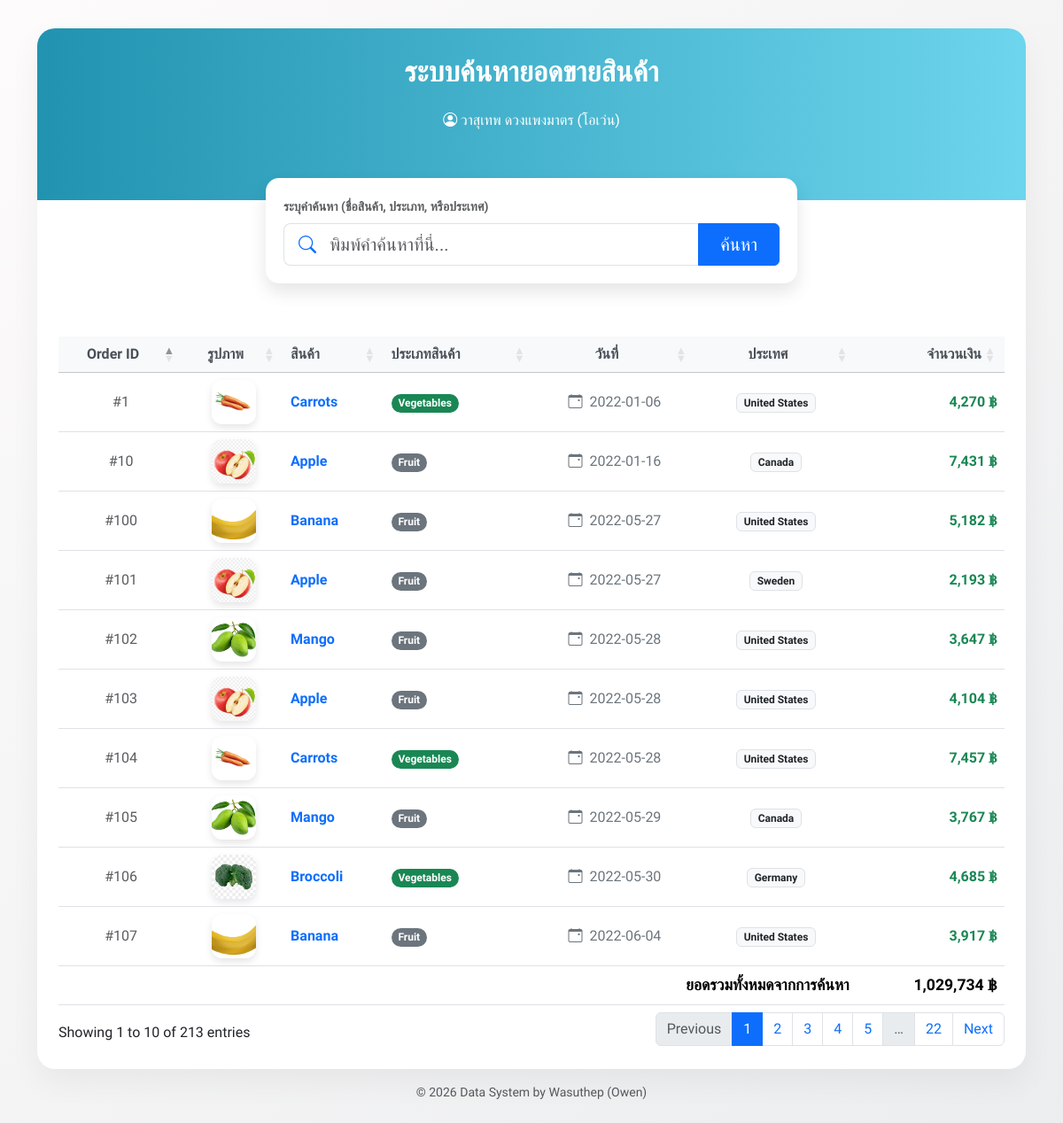
The app's page /c_part2.php with its own data.
### tables this page shows
CREATE TABLE `popsupermarket` (
  `p_order_id` int(11) NOT NULL,
  `p_product_name` varchar(100) NOT NULL,
  `p_category` varchar(100) NOT NULL,
  `p_date` date NOT NULL,
  `p_country` varchar(100) NOT NULL,
  `p_amount` int(9) NOT NULL
);

### c_part2.php (the view, shortened to what this page needs)
<!doctype html>
<html lang="th">
<head>
    <link href="https://cdn.jsdelivr.net/npm/bootstrap@5.3.2/dist/css/bootstrap.min.css" rel="stylesheet">
    <link href="https://cdn.datatables.net/1.13.7/css/dataTables.bootstrap5.min.css" rel="stylesheet">
    <link rel="stylesheet" href="https://cdn.jsdelivr.net/npm/bootstrap-icons@1.11.3/font/bootstrap-icons.min.css">
</head>
<body>
<div class="container mb-5">
    <div class="main-card">
        <div class="header-section">
            <h2 class="fw-bold mb-4">ระบบค้นหายอดขายสินค้า</h2>
            <p class="mb-5"><i class="bi bi-person-circle"></i> วาสุเทพ ดวงแพงมาตร (โอเว่น)</p>
        </div>
        <div class="search-box">
            <form method="post" action="">
                <label class="form-label text-muted small fw-bold">ระบุคำค้นหา (ชื่อสินค้า, ประเภท, หรือประเทศ)</label>
                <div class="input-group input-group-lg">
                    <span class="input-group-text bg-white border-end-0 text-primary">
                        <i class="bi bi-search"></i>
                    </span>
                    <input type="text" name="a" class="form-control border-start-0 ps-0"
                           placeholder="พิมพ์คำค้นหาที่นี่..."
                           value="<?php echo isset($_POST['a']) ? $_POST['a'] : ''; ?>"
                           autofocus>
                    <button type="submit" name="Submit" class="btn btn-primary px-4 rounded-end">
                        ค้นหา
                    </button>
                </div>
            </form>
        </div>
        <div class="card-body p-4">
            <div class="table-responsive">
                <table id="resultTable" class="table table-hover align-middle" style="width:100%">
                    <thead class="table-light">
                        <tr>
                            <th class="text-center">Order ID</th>
                            <th class="text-center">รูปภาพ</th>
                            <th>สินค้า</th>
                            <th>ประเภทสินค้า</th>
                            <th class="text-center">วันที่</th>
                            <th class="text-center">ประเทศ</th>
                            <th class="text-end">จำนวนเงิน</th>
                        </tr>
                    </thead>
                    <tbody>
                    <?php
                        include_once("connectdb.php");
                        $kw = isset($_POST['a']) ? $_POST['a'] : '';
                        $kw = mysqli_real_escape_string($conn, $kw);
                        $sql = "SELECT * FROM popsupermarket
                                WHERE p_product_name LIKE '%{$kw}%'
                                OR p_category LIKE '%{$kw}%'
                                OR p_country LIKE '%{$kw}%' ";
                        $rs = mysqli_query($conn, $sql);
                        $total = 0;
                        while ($data = mysqli_fetch_array($rs)){
                            $total += $data['p_amount'];
                            $badgeClass = 'bg-secondary';
                            if($data['p_category'] == 'Vegetables') $badgeClass = 'bg-success';
                            elseif($data['p_category'] == 'Fruits') $badgeClass = 'bg-warning text-dark';
                            elseif($data['p_category'] == 'Meat') $badgeClass = 'bg-danger';
                    ?>
                        <tr>
                            <td class="text-center text-muted">#<?php echo $data['p_order_id'];?></td>
                            <td class="text-center">
                                <img src="<?php echo $data['p_product_name'];?>.png"
                                     class="product-img"
                                     onerror="this.onerror=null;this.src='https://via.placeholder.com/50?text=IMG';">
                            </td>
                            <td class="fw-bold text-primary"><?php echo $data['p_product_name'];?></td>
                            <td>
                                <span class="badge rounded-pill <?php echo $badgeClass; ?>">
                                    <?php echo $data['p_category'];?>
                                </span>
                            </td>
                            <td class="text-center text-secondary">
                                <i class="bi bi-calendar-event me-1"></i>
                                <?php echo $data['p_date'];?>
                            </td>
                            <td class="text-center">
                                <span class="badge bg-light text-dark border">
                                    <?php echo $data['p_country'];?>
                                </span>
                            </td>
                            <td class="text-end fw-bold text-success">
                                <?php echo number_format($data['p_amount'],0);?> ฿
                            </td>
                        </tr>
                    <?php } ?>
                    </tbody>
                    <tfoot>
                        <tr class="total-row">
                            <td colspan="6" class="text-end text-uppercase">ยอดรวมทั้งหมดจากการค้นหา</td>
                            <td class="text-end"><?php echo number_format($total,0);?> ฿</td>
                        </tr>
                    </tfoot>
                </table>
            </div>
        </div>
    </div>
    <div class="text-center mt-3 text-muted small">
        &copy; <?php echo date("Y"); ?> Data System by Wasuthep (Owen)
    </div>
</div>
</body>
</html>

### c_part2.php (style rules this page uses)
body { font-family: 'Prompt', sans-serif; background: linear-gradient(135deg, #fdfbfb 0%, #ebedee 100%); min-height: 100vh; padding-top: 2rem; }
.main-card { border: none; border-radius: 20px; box-shadow: 0 15px 35px rgba(0,0,0,0.05); background: white; overflow: hidden; }
.header-section { background: linear-gradient(90deg, #2193b0 0%, #6dd5ed 100%); padding: 30px; color: white; text-align: center; }
.search-box { max-width: 600px; margin: -25px auto 30px; background: white; padding: 20px; border-radius: 15px; box-shadow: 0 10px 20px rgba(0,0,0,0.1); }
.product-img { width: 50px; height: 50px; object-fit: cover; border-radius: 12px; box-shadow: 0 4px 8px rgba(0,0,0,0.1); transition: transform 0.2s; }
.table thead th { background-color: #f8f9fa; font-weight: 600; color: #495057; }
.total-row { background-color: #e3f2fd !important; font-weight: bold; color: #0d47a1; font-size: 1.1em; }

### records on screen
popsupermarket: p_order_id "1", p_product_name (picture), p_product_name "Carrots", p_category "Vegetables", p_date "2022-01-06", p_country "United States", p_amount "4,270"
popsupermarket: p_order_id "10", p_product_name (picture), p_product_name "Apple", p_category "Fruit", p_date "2022-01-16", p_country "Canada", p_amount "7,431"
popsupermarket: p_order_id "100", p_product_name (picture), p_product_name "Banana", p_category "Fruit", p_date "2022-05-27", p_country "United States", p_amount "5,182"
popsupermarket: p_order_id "101", p_product_name (picture), p_product_name "Apple", p_category "Fruit", p_date "2022-05-27", p_country "Sweden", p_amount "2,193"
popsupermarket: p_order_id "102", p_product_name (picture), p_product_name "Mango", p_category "Fruit", p_date "2022-05-28", p_country "United States", p_amount "3,647"
popsupermarket: p_order_id "103", p_product_name (picture), p_product_name "Apple", p_category "Fruit", p_date "2022-05-28", p_country "United States", p_amount "4,104"
popsupermarket: p_order_id "104", p_product_name (picture), p_product_name "Carrots", p_category "Vegetables", p_date "2022-05-28", p_country "United States", p_amount "7,457"
popsupermarket: p_order_id "105", p_product_name (picture), p_product_name "Mango", p_category "Fruit", p_date "2022-05-29", p_country "Canada", p_amount "3,767"
popsupermarket: p_order_id "106", p_product_name (picture), p_product_name "Broccoli", p_category "Vegetables", p_date "2022-05-30", p_country "Germany", p_amount "4,685"
popsupermarket: p_order_id "107", p_product_name (picture), p_product_name "Banana", p_category "Fruit", p_date "2022-06-04", p_country "United States", p_amount "3,917"

### other values on screen
$total "1,029,734"
